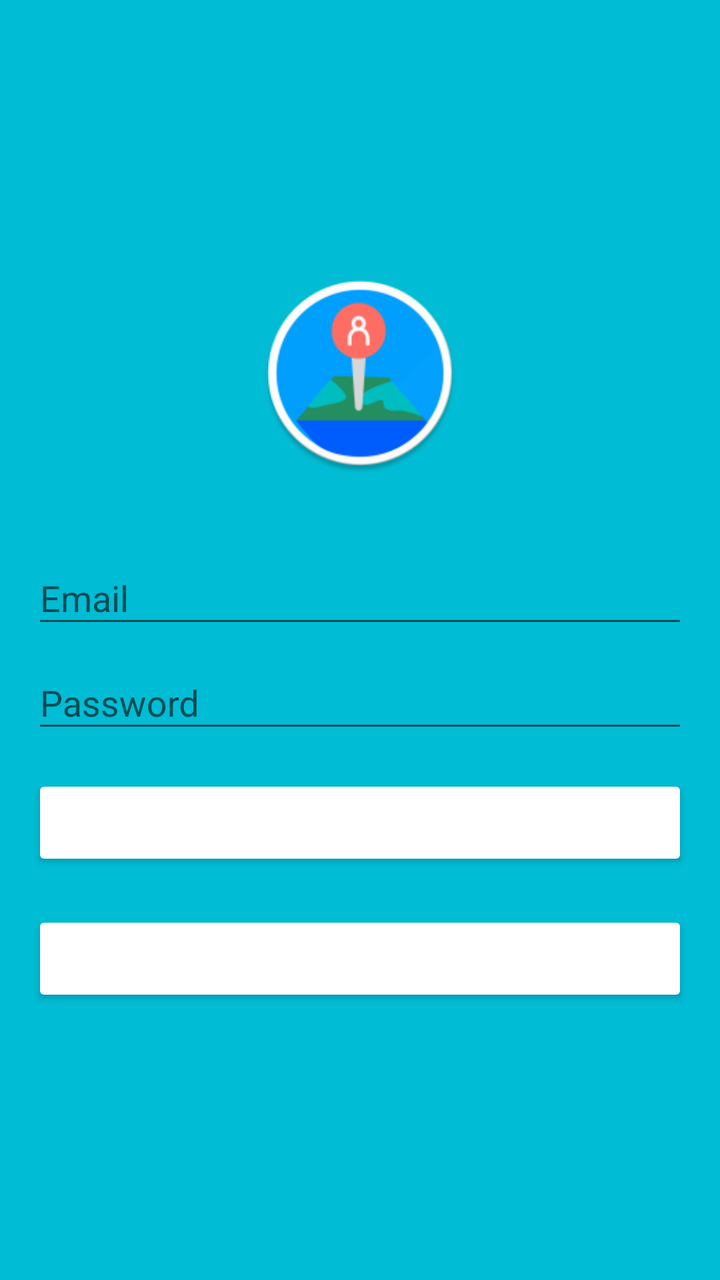
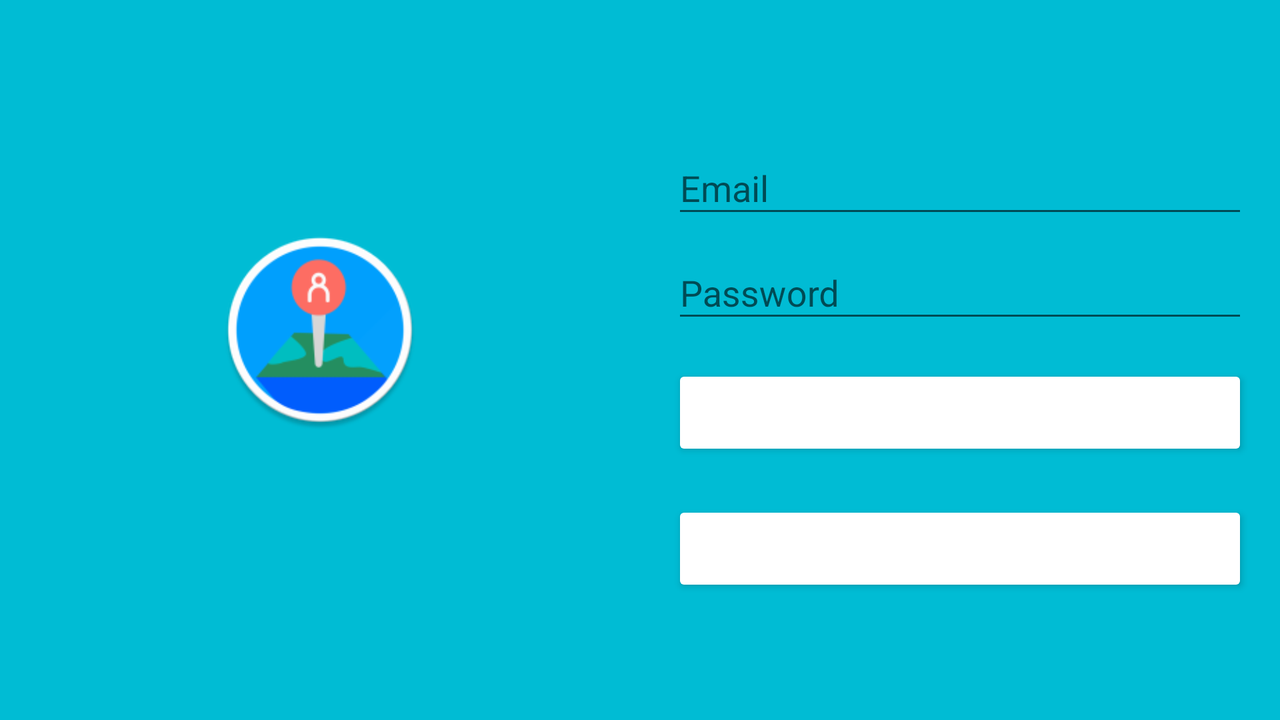

One screen, two layout resources from the same app: the default and the author's alternative for another configuration. Each is rendered where Android would select it; the XML of both is given below.
<!-- AndroidManifest.xml: activity theme AppTheme -->
<!-- res/layout/activity_signup.xml -->
<?xml version="1.0" encoding="utf-8"?>
<android.support.design.widget.CoordinatorLayout
    android:id="@+id/activity_signup"
    xmlns:android="http://schemas.android.com/apk/res/android"
    xmlns:tools="http://schemas.android.com/tools"
    android:layout_width="match_parent"
    android:layout_height="match_parent"
    android:fitsSystemWindows="true"
    tools:context="com.wmartinez.devep.trackme.SignupActivity">

    <LinearLayout
        android:layout_width="fill_parent"
        android:layout_height="fill_parent"
        android:background="@color/colorPrimary"
        android:gravity="center"
        android:orientation="vertical"
        android:padding="@dimen/activity_horizontal_margin">


        <ImageView
            android:layout_width="@dimen/logo_w_h"
            android:layout_height="@dimen/logo_w_h"
            android:layout_gravity="center_horizontal"
            android:layout_marginBottom="30dp"
            android:src="@mipmap/ic_launcher" />

        <android.support.design.widget.TextInputLayout
            android:layout_width="match_parent"
            android:layout_height="wrap_content">

            <EditText
                android:id="@+id/emailS"
                android:layout_width="match_parent"
                android:layout_height="wrap_content"
                android:hint="@string/email"
                android:inputType="textEmailAddress"
                android:maxLines="1"
                android:textColor="@android:color/white" />

        </android.support.design.widget.TextInputLayout>

        <android.support.design.widget.TextInputLayout
            android:layout_width="match_parent"
            android:layout_height="wrap_content">

            <EditText
                android:id="@+id/passwordS"
                android:layout_width="match_parent"
                android:layout_height="wrap_content"
                android:focusableInTouchMode="true"
                android:hint="@string/hint_password"
                android:imeActionId="@+id/login"
                android:imeOptions="actionUnspecified"
                android:inputType="textPassword"
                android:maxLines="1"
                android:textColor="@android:color/white" />

        </android.support.design.widget.TextInputLayout>

        <Button
            android:id="@+id/sign_up_button"
            android:layout_width="match_parent"
            android:layout_height="wrap_content"
            android:layout_marginTop="16dp"
            android:text="@string/action_sign_in_short"
            android:textColor="@android:color/white"
            android:textStyle="bold"
            android:theme="@style/Buttons"/>

        

        <Button
            android:id="@+id/sign_in_button"
            android:layout_width="fill_parent"
            android:layout_height="wrap_content"
            android:layout_marginTop="20dip"
            android:text="@string/btn_link_to_login"
            android:textAllCaps="false"
            android:textColor="@color/white"
            android:textSize="15sp"
            android:theme="@style/Buttons"/>
    </LinearLayout>

    <ProgressBar
        android:id="@+id/progressBarS"
        android:layout_width="30dp"
        android:layout_height="30dp"
        android:layout_gravity="center|bottom"
        android:layout_marginBottom="20dp"
        android:visibility="gone" />
</android.support.design.widget.CoordinatorLayout>
<!-- resources referenced by this layout -->
<resources>
  <color name="colorPrimary">#00BCD4</color>
  <color name="white">#ffffff</color>
  <dimen name="activity_horizontal_margin">16dp</dimen>
  <dimen name="logo_w_h">100dp</dimen>
  <!-- mipmap ic_launcher: png bitmap (mipmap-hdpi, 4413 bytes) -->
  <string name="action_sign_in_short">Register</string>
  <string name="btn_link_to_login">Already registered. Login Me!</string>
  <string name="email">Email</string>
  <string name="hint_password">Password</string>
  <style name="Buttons" parent="Theme.AppCompat.Light">
          <item name="colorControlHighlight">@color/btn_light</item>
          <item name="colorButtonNormal">@color/btn_normal</item>
      </style>
  <style name="AppTheme" parent="Theme.AppCompat.Light.NoActionBar">
          
          <item name="colorPrimary">@color/colorPrimary</item>
          <item name="colorPrimaryDark">@color/colorPrimaryDark</item>
          <item name="colorAccent">@color/colorAccent</item>
          <item name="windowActionBar">false</item>
          <item name="windowNoTitle">true</item>
      </style>
  <color name="colorPrimaryDark">#0097A7</color>
  <color name="colorAccent">#FF5252</color>
</resources>
<!-- res/layout-land/activity_signup.xml (the author's variant of the layout above) -->
<!-- drawn on the phone turned sideways -->
<?xml version="1.0" encoding="utf-8"?>
<android.support.design.widget.CoordinatorLayout
    android:id="@+id/activity_signup"
    xmlns:android="http://schemas.android.com/apk/res/android"
    xmlns:tools="http://schemas.android.com/tools"
    android:layout_width="match_parent"
    android:layout_height="match_parent"
    android:fitsSystemWindows="true"
    tools:context="com.wmartinez.devep.trackme.SignupActivity">

    <LinearLayout
        android:layout_width="fill_parent"
        android:layout_height="fill_parent"
        android:orientation="vertical">

        <LinearLayout
            android:layout_width="fill_parent"
            android:layout_height="fill_parent"
            android:background="@color/colorPrimary"
            android:orientation="horizontal">

            <LinearLayout
                android:layout_width="1dp"
                android:layout_height="fill_parent"
                android:layout_weight="1"
                android:gravity="center"
                android:orientation="vertical">

                <ImageView
                    android:layout_width="@dimen/logo_w_h"
                    android:layout_height="@dimen/logo_w_h"
                    android:layout_marginBottom="30dp"
                    android:src="@mipmap/ic_launcher"/>
            </LinearLayout>

            <LinearLayout
                android:layout_width="1dp"
                android:layout_height="fill_parent"
                android:layout_weight="1"
                android:gravity="center"
                android:orientation="vertical"
                android:padding="@dimen/activity_horizontal_margin"
                android:scrollbars="vertical">

                <android.support.design.widget.TextInputLayout
                    android:layout_width="match_parent"
                    android:layout_height="wrap_content">

                    <EditText
                        android:id="@+id/emailS"
                        android:layout_width="match_parent"
                        android:layout_height="wrap_content"
                        android:hint="@string/email"
                        android:inputType="textEmailAddress"
                        android:maxLines="1"
                        android:textColor="@android:color/white"/>

                </android.support.design.widget.TextInputLayout>

                <android.support.design.widget.TextInputLayout
                    android:layout_width="match_parent"
                    android:layout_height="wrap_content">

                    <EditText
                        android:id="@+id/passwordS"
                        android:layout_width="match_parent"
                        android:layout_height="wrap_content"
                        android:focusableInTouchMode="true"
                        android:hint="@string/hint_password"
                        android:imeActionId="@+id/login"
                        android:imeOptions="actionUnspecified"
                        android:inputType="textPassword"
                        android:maxLines="1"
                        android:textColor="@android:color/white"/>

                </android.support.design.widget.TextInputLayout>

                <Button
                    android:id="@+id/sign_up_button"
                    android:layout_width="match_parent"
                    android:layout_height="wrap_content"
                    android:layout_marginTop="16dp"
                    android:text="@string/action_sign_in_short"
                    android:textColor="@android:color/white"
                    android:textStyle="bold"
                    android:theme="@style/Buttons"/>

                

                <Button
                    android:id="@+id/sign_in_button"
                    android:layout_width="fill_parent"
                    android:layout_height="wrap_content"
                    android:layout_marginTop="20dip"
                    android:text="@string/btn_link_to_login"
                    android:textAllCaps="false"
                    android:textColor="@color/white"
                    android:textSize="15sp"
                    android:theme="@style/Buttons"/>
            </LinearLayout>
        </LinearLayout>
    </LinearLayout>

    <ProgressBar
        android:id="@+id/progressBarS"
        android:layout_width="30dp"
        android:layout_height="30dp"
        android:layout_gravity="center|bottom"
        android:layout_marginBottom="20dp"
        android:visibility="gone"/>
</android.support.design.widget.CoordinatorLayout>
